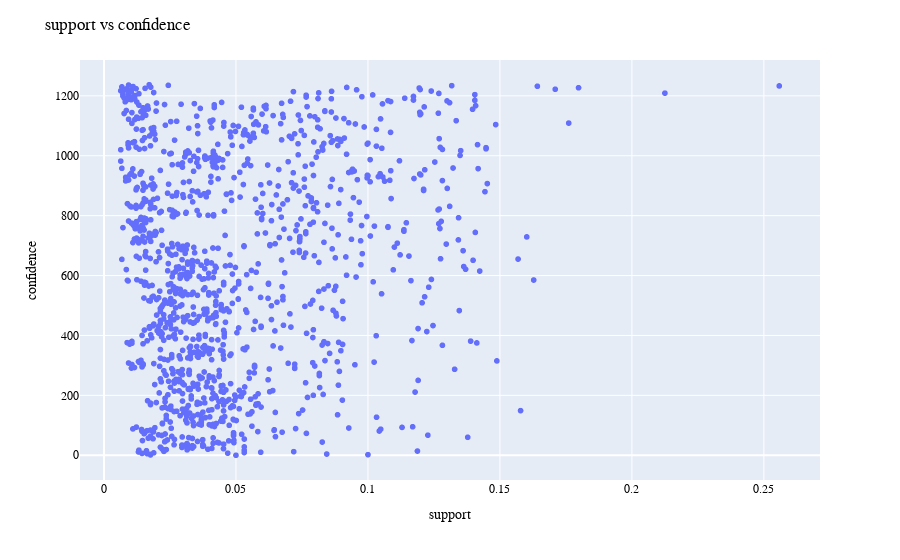

Notebook code for this chart:
### Code cell
plot_rule_px_scatter(rules, x = 'support', y = 'confidence')

### Figure 1 — Plotly figure (JSON) as saved in the notebook; plotly's stock layout.template omitted (floating-point values rounded to 4 significant figures; data arrays with more than 128 entries replaced by an {"elided": "..."} marker saying what was removed)
{"data": [{"hovertemplate": "x=%{x}<br>index=%{y}<extra></extra>", "legendgroup": "", "marker": {"color": "#636efa", "symbol": "circle"}, "mode": "markers", "name": "", "showlegend": false, "type": "scattergl", "x": {"elided": "1238 float values"}, "xaxis": "x", "y": {"elided": "1238 int values"}, "yaxis": "y"}], "layout": {"font": {"color": "black", "family": "Courier New"}, "legend": {"tracegroupgap": 0}, "margin": {"t": 60}, "title": {"text": "support vs confidence"}, "xaxis": {"anchor": "y", "domain": [0, 1], "title": {"text": "support"}}, "yaxis": {"anchor": "x", "domain": [0, 1], "title": {"text": "confidence"}}}}
